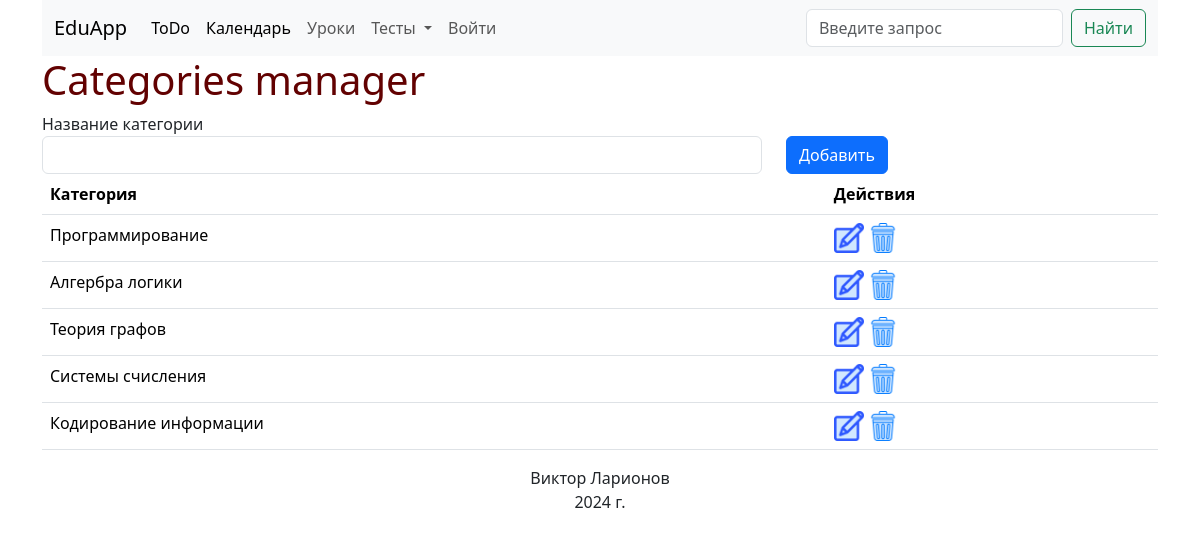
The page /category on the database its author committed.
### larik_school/models.py (models this page shows, shortened)
class Category(db.Model):
    id = db.Column(db.Integer, primary_key=True)
    title =db.Column(db.String, nullable=False)
    problems = db.relationship('Problem', backref = 'category')

### larik_school/routes.py (the view, shortened to what this page needs)
@app.route('/category', methods=['GET', 'POST'])
def category():
    categories = Category.query.all()
    form = CategoryForm()
    return render_template('category.html', form=form, categories=categories)

### larik_school/forms.py
class CategoryForm(FlaskForm):
    title = StringField('Название категории', validators=[DataRequired(), Length(min=3, max=30)])
    submit = SubmitField('Добавить')

### larik_school/templates/category.html (shortened to what this page needs)
{% extends 'base.html' %}
{% block content %}
<h1>Categories manager</h1>
<form method="POST">
    <div class="row">
        {{form.title.label(class='form-control-label')}}
        <div class="row">
            <div class="col-md-8">
                {{form.title(class='form-control')}}
            </div>
            <div class="col-md-4">
                {{form.submit(class='btn btn-primary')}}
            </div>
        </div>
    </div>
</form>
{% if categories %}
<table class="table">
    <tr>
        <th>Категория</th>
        <th>Действия</th>
    </tr>
    {% for category in categories %}
    <tr>
        <td>{{category.title}}</td>
        <td><a href="/category/{{category.id}}/edit"><img class="icon" src="{{url_for('static', filename='imgs/edit.png')}}" alt=""></a> <a href="/category/{{category.id}}/delete"><img class="icon" src="{{url_for('static', filename='imgs/delete.png')}}" alt=""></a></td>
    </tr>
    {% endfor %}
</table>
{% else %}
<h2>Нет созданных категорий</h2>
{% endif %}
{% endblock %}

### larik_school/static/css/main.css (style rules this page uses)
h1 { color: rgb(98, 1, 1); }
table { width: 100%; }
.icon { width: 30px; }

### rows shown on the page
Category: title "Программирование"
Category: title "Алгербра логики"
Category: title "Теория графов"
Category: title "Системы счисления"
Category: title "Кодирование информации"
